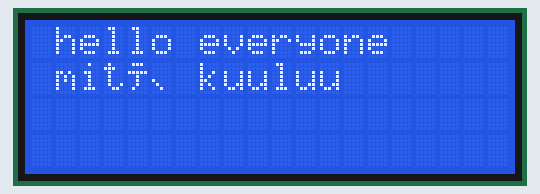
A sketch run on a simulated Arduino Uno, built with avr-gcc and run on an emulated ATmega328P. On the bench: 20×4 character LCD.

Above: at 0.2 s.

The sketch:

DHT22Default.ino
```cpp
#include <Wire.h>
#include <LiquidCrystal_I2C.h>
// pins are SCL=D1 ja SDA=D2
LiquidCrystal_I2C lcd(0x27,20,4);  // set the LCD address to 0x27 for a 16 chars and 2 line display

void setup()
{


}


void loop()
{
  lcd.begin();                      // initialize the lcd
  lcd.begin();
  // Print a message to the LCD.
  lcd.backlight();
   lcd.setCursor(1,0);
  lcd.print("hello everyone");
  lcd.setCursor(1,1);
  lcd.print("mitä kuuluu");
  delay(1000);
}
```

Measured:
- what the display in image 0 shows lasts 1.0 s, from 0.2 s to 1.2 s
